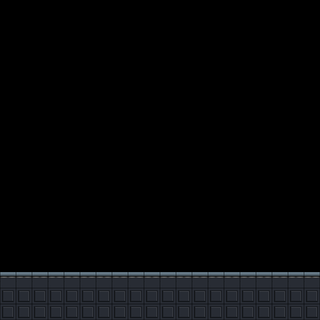

Below is a game level as drawn by its tile map, then a one-line description and the .tmx file that defines it, in full:
An orthogonal 20x20 tile map with 16x16 px tiles, 1 tile layer (wg-tiles) and 3 objects (entry_left, exit_right, enemy_1).

<map version="1.10" tiledversion="1.11.2" orientation="orthogonal" renderorder="right-down" width="20" height="20" tilewidth="16" tileheight="16" infinite="0" nextlayerid="5" nextobjectid="10">
 <properties>
  <property name="chunk_id" value="combat_03" />
  <property name="biome" value="cyberpunk" />
  <property name="difficulty" type="int" value="1" />
  <property name="tags" value="combat" />
  <property name="min_enemies" type="int" value="1" />
  <property name="max_enemies" type="int" value="3" />
 </properties>
 <tileset firstgid="1" source="../levels/tilesets/cyberpunk-tiles.tsx" />
 <layer id="1" name="wg-tiles" width="20" height="20">
  <properties>
   <property name="render" type="bool" value="true" />
  </properties>
  <data encoding="csv">
0,0,0,0,0,0,0,0,0,0,0,0,0,0,0,0,0,0,0,0,
0,0,0,0,0,0,0,0,0,0,0,0,0,0,0,0,0,0,0,0,
0,0,0,0,0,0,0,0,0,0,0,0,0,0,0,0,0,0,0,0,
0,0,0,0,0,0,0,0,0,0,0,0,0,0,0,0,0,0,0,0,
0,0,0,0,0,0,0,0,0,0,0,0,0,0,0,0,0,0,0,0,
0,0,0,0,0,0,0,0,0,0,0,0,0,0,0,0,0,0,0,0,
0,0,0,0,0,0,0,0,0,0,0,0,0,0,0,0,0,0,0,0,
0,0,0,0,0,0,0,0,0,0,0,0,0,0,0,0,0,0,0,0,
0,0,0,0,0,0,0,0,0,0,0,0,0,0,0,0,0,0,0,0,
0,0,0,0,0,0,0,0,0,0,0,0,0,0,0,0,0,0,0,0,
0,0,0,0,0,0,0,0,0,0,0,0,0,0,0,0,0,0,0,0,
0,0,0,0,0,0,0,0,0,0,0,0,0,0,0,0,0,0,0,0,
0,0,0,0,0,0,0,0,0,0,0,0,0,0,0,0,0,0,0,0,
0,0,0,0,0,0,0,0,0,0,0,0,0,0,0,0,0,0,0,0,
0,0,0,0,0,0,0,0,0,0,0,0,0,0,0,0,0,0,0,0,
0,0,0,0,0,0,0,0,0,0,0,0,0,0,0,0,0,0,0,0,
0,0,0,0,0,0,0,0,0,0,0,0,0,0,0,0,0,0,0,0,
16,16,16,16,16,16,16,16,16,16,16,16,16,16,16,16,16,16,16,16,
28,28,28,28,28,28,28,28,28,28,28,28,28,28,28,28,28,28,28,28,
28,28,28,28,28,28,28,28,28,28,28,28,28,28,28,28,28,28,28,28
</data>
 </layer>
 <objectgroup id="2" name="Connections">
  <object id="1" name="entry_left" x="0" y="224" width="48" height="48">
   <properties>
    <property name="edge" value="left" />
    <property name="slot" type="int" value="0" />
   </properties>
  </object>
  <object id="2" name="exit_right" x="272" y="224" width="48" height="48">
   <properties>
    <property name="edge" value="right" />
    <property name="slot" type="int" value="0" />
   </properties>
  </object>
 </objectgroup>
 <objectgroup id="3" name="EnemySlots">
  <object id="5" name="enemy_1" x="128" y="232" width="128" height="40" />
 </objectgroup>
</map>
